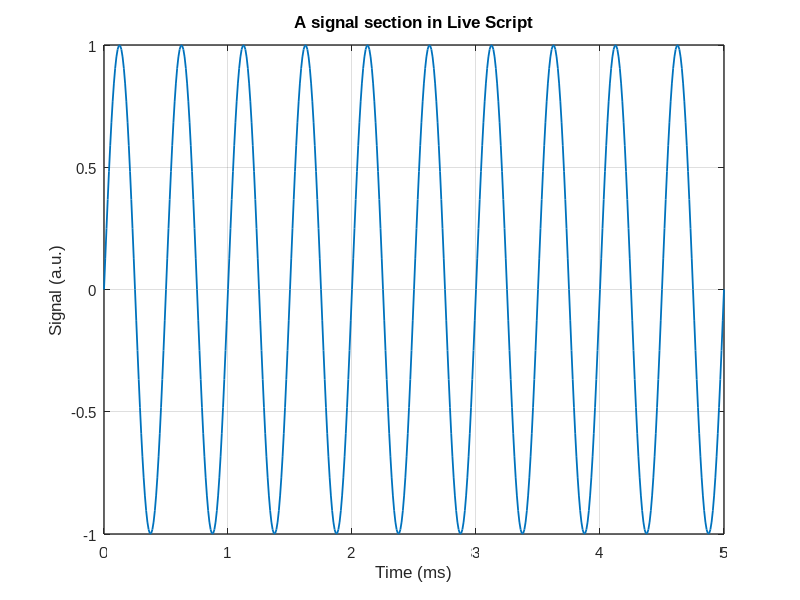

MATLAB code for this plot: (Note: this script raises an error after producing the figure.)
%% Ch01 MATLAB 界面与 Live Script 工作流
% 本章目标 / Learning objectives
% 
% 1. 熟悉 MATLAB 主要界面区域。 2. 理解 Live Script 为什么适合做科研学习笔记。 3. 学会用代码节组织“解释 + 计算 + 
% 图 + 结论”。
% 
% Key terms: command window, workspace, current folder, editor, live editor, 
% run section

clear; clc; close all;
if exist("startup_learning", "file") == 2
    learningRoot = startup_learning();
else
    learningRoot = fileparts(fileparts(mfilename("fullpath")));
    addpath(learningRoot);
    addpath(fullfile(learningRoot, "functions"));
end
%% 1. MATLAB 界面区域
% 你需要逐步熟悉这些区域：
% 
% Command Window：直接输入命令。 Workspace：查看当前变量。 Current Folder：当前文件夹。 Editor：编辑普通 
% .m 文件。 Live Editor：编辑 .mlx 文件，可以混合文本、公式、代码和输出。 Figure：显示图形。
% 
% 建议你学习时一直打开 Workspace 面板，这样能看到变量如何出现和变化。

a = 3;
b = 4;
c = sqrt(a^2 + b^2);
fprintf("c = %.2f\n", c);
%% 2. Live Script 的代码节
% 在 .m 或 .mlx 中，两个百分号开头的行表示一个代码节。 在 Live Editor 中可以选择 Run Section，只运行当前节。

time_ms = linspace(0, 5, 501);
frequency_kHz = 2;
signal = sin(2*pi*frequency_kHz*time_ms);

figure("Color", "w");
plot(time_ms, signal, "LineWidth", 1.3);
xlabel("Time (ms)");
ylabel("Signal (a.u.)");
title("A signal section in Live Script");
grid on;
set(gca, "FontName", "Arial", "FontSize", 11, "LineWidth", 1.0, ...
    "Box", "on", "XGrid", "on", "YGrid", "on");
%% 
% |*linspace使用讲解*|
% 
% |linspace| 是 MATLAB（以及 Python NumPy）中用于生成*线性等间距向量*的函数。
% 
% 它的核心优势在于：*直接指定生成点的总个数*，而不需要手动计算相邻点之间的间隔步长。例如：
% 
% y = linspace(x1, x2)
% 
% y = linspace(x1, x2, n)
% 
% *x1（起始值）*：区间的起点。
% 
% *x2（终止值）*：区间的终点（生成的数列*必然包含*终点）。
% 
% *n（点的总数，可选）*：要生成的元素个数。如果*省略 n*，默认生成 *100* 个点。
% 
% 两种常用方法比较：
% 
% *特性*
% 
% *linspace(x1, x2, n)*
% 
% *x1 : step : x2*
% 
% *控制侧重点*
% 
% 指定*元素个数* $n$
% 
% 指定*步长间隔* step
% 
% *是否一定包含终点*
% 
% *是*，最后一个元素严格等于 x2
% 
% *不一定*，若不能整除步长，则在不超过终点处截断
% 
% *典型适用场景*
% 
% 绘图采样、需要固定数组长度的场合
% 
% 循环计数、已知固定物理步长（如时间间隔 $\Delta t$）
% 
% *who 函数使用*

% 1. 查看当前工作区中的所有变量名（直接在命令行打印输出）
who;

% 2. 使用通配符筛选特定前缀、后缀或包含特定字符的变量
who x*       % 列出所有以字母 x 开头的变量名（如 x, x1, x_test）
who *data*   % 列出所有名称中包含 data 的变量名
who a b c    % 仅检查当前工作区是否存在名为 a、b、c 的变量(直接在命令行窗口使用)

% 3. 将变量名保存到单元数组（Cell Array）中，用于自动化脚本或逻辑判断
varNames = who;             % varNames 是一个包含所有变量名的 cell 数组，如 {'A'; 'b'; 'x'}
numVars = length(varNames); % 获取当前工作区变量的总个数

% 4. 结合 ismember 判断某个变量是否已经存在于工作区中
if ismember('targetVar', who)
    disp('变量已存在，跳过初始化步骤。');
end

% 5. 不加载数据到内存，直接查看或获取 MAT 文件中保存的变量名
demoWhoFile = fullfile(tempdir, "who_demo.mat");
x_demo = 1;
data_demo = [1 2 3];
save(demoWhoFile, "x_demo", "data_demo");
who("-file", demoWhoFile);           % 仅在命令行列出某 mat 文件里的所有变量名
matVars = who("-file", demoWhoFile); % 将 mat 文件里的变量名保存为 cell 数组
assert(ismember("data_demo", string(matVars)));
%% 3. 在讲义里写观察结论
% 运行上面的代码后，你应该观察：
% 
% 1. Workspace 中出现 time_ms、frequency_kHz、signal。 2. signal 的长度和 time_ms 一样。 
% 3. 频率 frequency_kHz 改大后，单位时间内振荡次数变多。
% 
% English sentence: The signal oscillates faster when the frequency is increased.
%% 4. 清理工作区和图窗
% 常用命令：
% 
% clear 清除变量 clc 清空命令行显示 close all 关闭图窗
% 
% 初学时不建议在每个小节都 clear，否则容易看不到变量之间的关系。

variableNames = who;
disp("Variables currently in workspace:");
disp(variableNames);
%% 5. 常见错误 / Common mistakes
% 错误 1：以为 Live Script 只是“漂亮版脚本”。 更准确：它是科研笔记、教学讲义、交互实验记录的混合体。
% 
% 错误 2：每运行一行都 clear all。 这样会让代码依赖关系难以观察。建议一章开始 clear，一节内部不要乱清。
% 
% 错误 3：只看图不看变量尺寸。 科研脚本里，size、numel、class 经常比图更早暴露问题。
%% 6. 练习
% 练习 1：创建变量 shot = 13653，并在 Workspace 中找到它。 练习 2：创建 time_ms = 0:0.1:10。 练习 3：画 
% sin(2*pi*0.5*time_ms)。 练习 4：把图标题改成英文 "Demo fluctuation signal"。 练习 5：用 who 查看当前变量名。
%% 7. 参考答案

shot = 13653;
time_ms_answer = 0:0.1:10;
signal_answer = sin(2*pi*0.5*time_ms_answer);

figure("Color", "w");
plot(time_ms_answer, signal_answer, "LineWidth", 1.3);
xlabel("Time (ms)");
ylabel("Amplitude (a.u.)");
title("Demo fluctuation signal");
grid on;
set(gca, "FontName", "Arial", "FontSize", 11, "LineWidth", 1.0, ...
    "Box", "on", "XGrid", "on", "YGrid", "on");

disp(who);
assert(shot == 13653);
assert(numel(time_ms_answer) == numel(signal_answer));
% assert（断言）会在程序运行时检测条件是否为真。
% 如果条件为 false，程序会立即中断并抛出错误，适合检查数组长度、单位换算和数据范围。
%% 8. 本章检查表
% [ ] 我知道 Command Window 的作用。 [ ] 我知道 Workspace 的作用。 [ ] 我能用 Run Section 分节运行。 
% [ ] 我能在 Live Script 中写代码和观察结论。 [ ] 我能用 who 查看变量。
%% 9. 加厚练习 / Extra exercises
% 

plasmaCurrent_MA = 0.6;
time_ms_more_dense = 0:0.05:5;
signal_more_dense = sin(2*pi*1.2*time_ms_more_dense);
whos plasmaCurrent_MA time_ms_more_dense signal_more_dense

sectionNote = "The current section created a temporary learning note.";
disp(sectionNote);
clear sectionNote
assert(~any(strcmp(who, "sectionNote")));
%% 
% |*assert(~any(strcmp(who, "sectionNote")));*|：
%% 
% * |who| 返回当前工作区所有变量名的 cell 数组。
% * |strcmp(who, "sectionNote")| 检查里面是否有名为 |"sectionNote"| 的项。
% * 因为刚刚执行了 |clear|，该项不存在，返回全 0（false）。
% * 取反 |~| 后为真（true），*断言通过，不会报错*。
%% 10. 小测验 / Mini quiz
% 选择题 1：Run Section 的作用是什么？ A. 只运行当前代码节 B. 删除当前文件 C. 安装工具箱 答案：A
% 
% 选择题 2：Workspace 中能看到什么？ A. 当前变量名、尺寸和值的摘要 B. GitHub 仓库访问量 C. Windows 桌面图标 答案：A
% 
% 选择题 3：Live Script 适合科研学习，是因为它可以： A. 混合文本、代码、图和输出 B. 自动替你理解物理 C. 代替所有测试 答案：A
% 
% 选择题 4：变量太多看不清时可以先用： A. who 或 whos B. plot C. legend 答案：A
% 
% 选择题 5：初学时建议如何处理报错？ A. 先读报错行号和原因 B. 立刻删除整个文件 C. 忽略继续运行 答案：A
%% 11. 错题案例 / Debug the mistake
% 错题 1：误以为变量会自动跨 MATLAB 重启保存。
% 
% 错误想法： "我昨天在 Workspace 里有变量，今天打开 MATLAB 应该还在。"
% 
% 正确理解： Workspace 是当前会话内存。需要长期保存的数据，应写入 .mat 文件。

tempValue = 42;
tempMatFile = fullfile(tempdir, "phase1_workspace_demo.mat");
save(tempMatFile, "tempValue");
loadedTemp = load(tempMatFile, "tempValue");
assert(loadedTemp.tempValue == 42);
%
% 错题 2：在不同代码节里使用变量，却忘记先运行产生变量的代码节。
% 解决方式：从上到下运行(全局运行)，或者在当前节中显式创建所需变量。
%% 12. 学习补充：grid 和 plot 属性
% grid 控制坐标轴网格线。科研图里常用 grid on 帮助读取数值；需要更细参考线时可以用 grid minor。

x_grid = 0:0.1:2*pi;
y_grid = sin(x_grid);

figure("Color", "w");
plot(x_grid, y_grid, "LineWidth", 1.3);
xlabel("x");
ylabel("sin(x)");
title("Grid example");
grid on;
grid minor;
set(gca, "FontName", "Arial", "FontSize", 11, "LineWidth", 1.0, ...
    "Box", "on", "XGrid", "on", "YGrid", "on");
%% 13. 学习补充：plot 常用属性
% plot 可以同时控制线型、线宽、颜色、标记、图例标签等属性。 学习时可以先模仿下面这个完整例子，再逐项删减，观察每个属性的作用。

x_style = 0:pi/20:2*pi;
y_style = sin(x_style);

figure("Color", "w");
plot(x_style, y_style, ...
    "LineStyle", "--", ...              % 虚线，默认实线
    "LineWidth", 2, ...                 % 线宽
    "Color", [0.2, 0.5, 0.9], ...       % 自定义 RGB 颜色
    "Marker", "square", ...             % 方形标记
    "MarkerSize", 8, ...                % 标记大小
    "MarkerEdgeColor", "b", ...         % 标记边框为蓝色
    "MarkerFaceColor", [1, 0.8, 0], ... % 标记填充为黄色
    "MarkerIndices", 1:2:length(x_style), ... % 每隔一个点画一个标记
    "DisplayName", "sin(x)");           % 图例标签
xlabel("x");
ylabel("sin(x)");
title("Styled plot example");
legend("show", "Location", "best");
grid on;
set(gca, "FontName", "Arial", "FontSize", 11, "LineWidth", 1.0, ...
    "Box", "on", "XGrid", "on", "YGrid", "on");
